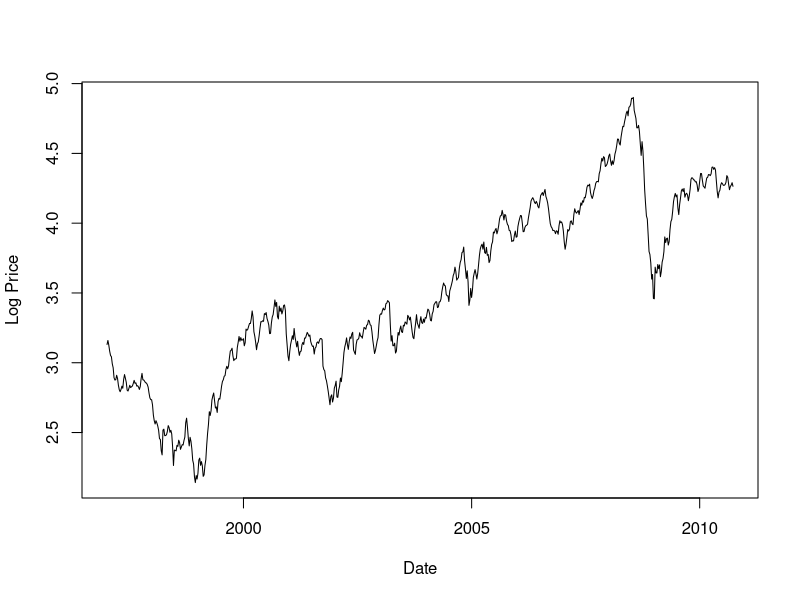
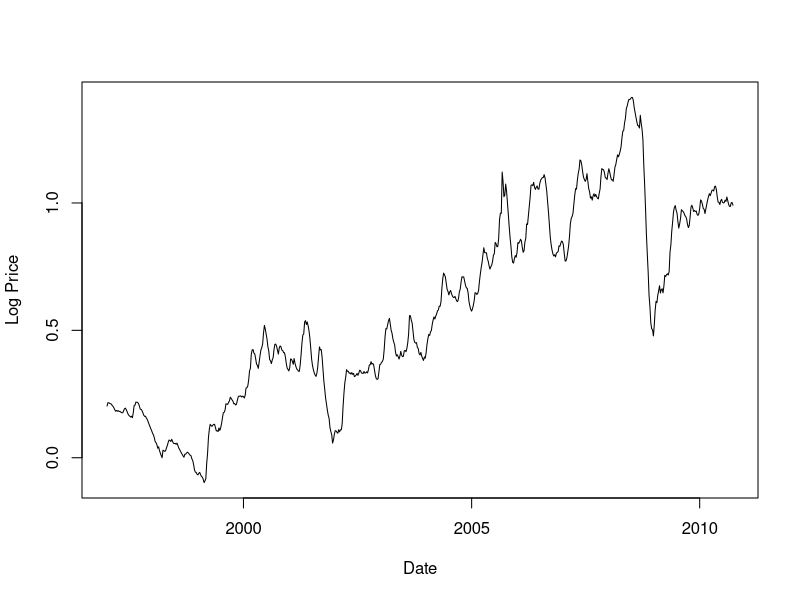

R code for these plots, in order:
crude_oil <- read.table("./crudeoil.txt", header=T)
gasoline <- read.table("./gasoline.txt", header=F)

cr <- data.frame(date=ISOdate(crude_oil$Year, crude_oil$Mon, crude_oil$Day),
                 logpriceUS=log(crude_oil$US))
gs <- data.frame(date=ISOdate(crude_oil$Year, crude_oil$Mon, crude_oil$Day),
                 logprice=log(gasoline$V1))

plot(cr$date, cr$logpriceUS, type='l', xlab='Date', ylab='Log Price')
plot(cr$date, gs$logprice, type='l', xlab='Date', ylab='Log Price')
